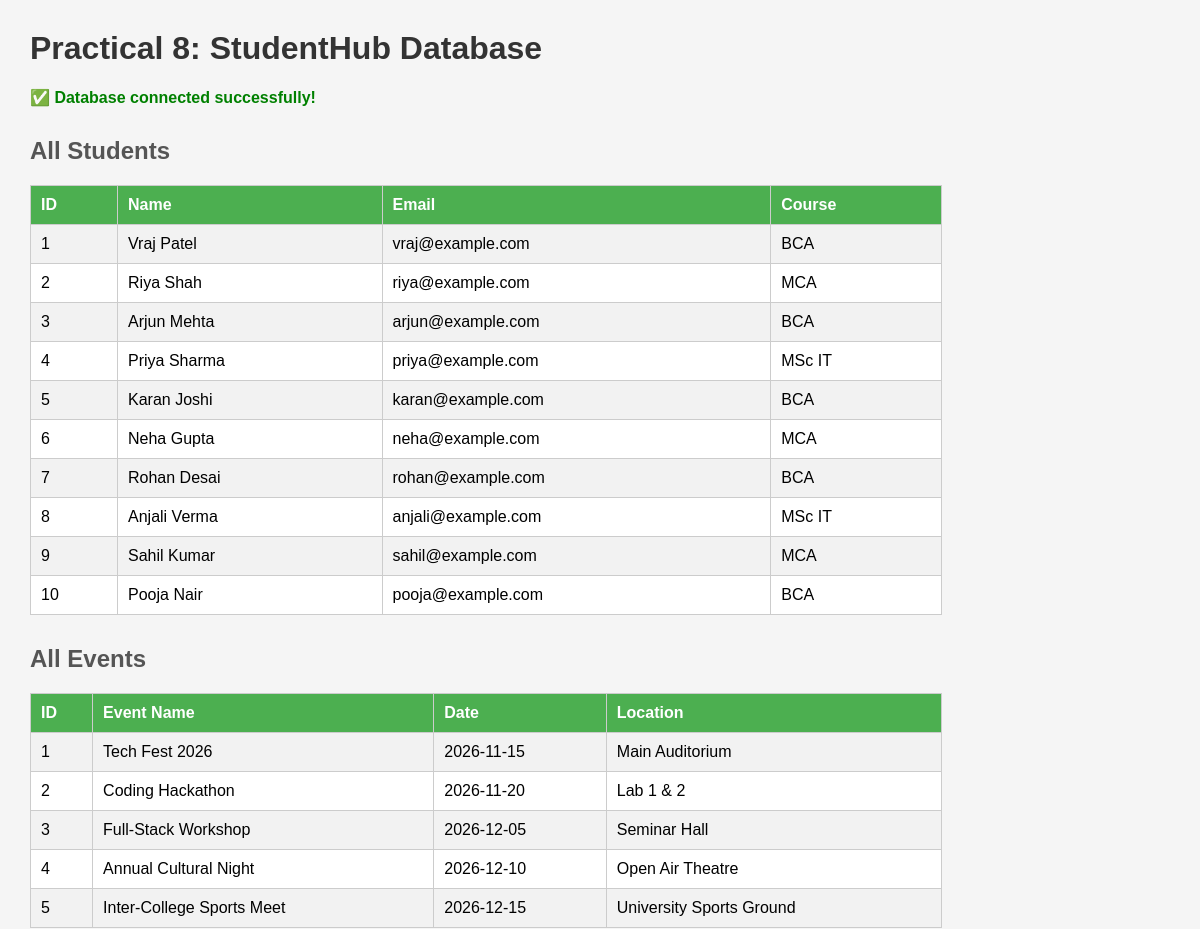
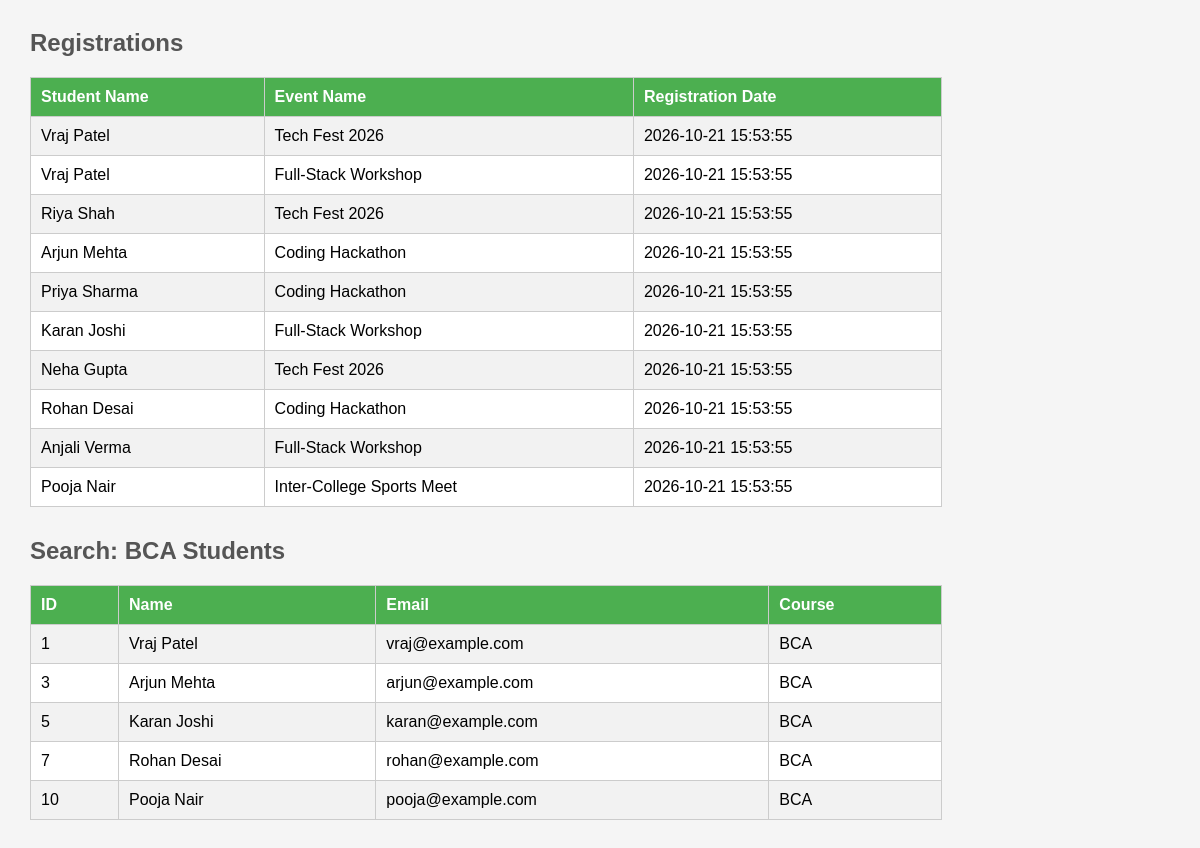
/practical8/index.php, run on the app's committed database (2 pictures, top to bottom).
### tables this page shows
CREATE TABLE students (
    student_id INT PRIMARY KEY AUTO_INCREMENT,
    name VARCHAR(100) NOT NULL,
    email VARCHAR(100) UNIQUE NOT NULL,
    course VARCHAR(50),
    phone VARCHAR(15),
    status ENUM('active','inactive') DEFAULT 'active',
    created_at TIMESTAMP DEFAULT CURRENT_TIMESTAMP
);

CREATE TABLE events (
    event_id INT PRIMARY KEY AUTO_INCREMENT,
    event_name VARCHAR(100) NOT NULL,
    event_date DATE NOT NULL,
    location VARCHAR(100),
    description TEXT,
    category VARCHAR(50) DEFAULT 'General',
    status ENUM('open','closed') DEFAULT 'open',
    poster VARCHAR(255) DEFAULT NULL,
    created_at TIMESTAMP DEFAULT CURRENT_TIMESTAMP
);

CREATE TABLE registrations (
    reg_id INT PRIMARY KEY AUTO_INCREMENT,
    student_id INT NOT NULL,
    event_id INT NOT NULL,
    reg_date TIMESTAMP DEFAULT CURRENT_TIMESTAMP,
    FOREIGN KEY (student_id) REFERENCES students(student_id) ON DELETE CASCADE,
    FOREIGN KEY (event_id) REFERENCES events(event_id) ON DELETE CASCADE
);

### practical8/index.php (the view, shortened to what this page needs)
<!DOCTYPE html>
<html>
<head>
</head>
<body>
<h1>Practical 8: StudentHub Database</h1>
<?php
require_once 'db.php';
echo '<p class="success">✅ Database connected successfully!</p>';
echo "<h2>All Students</h2>";
$stmt = $conn->prepare("SELECT * FROM students");
$stmt->execute();
$students = $stmt->fetchAll(PDO::FETCH_ASSOC);
echo "<table>";
echo "<tr><th>ID</th><th>Name</th><th>Email</th><th>Course</th></tr>";
foreach ($students as $row) {
    echo "<tr>";
    echo "<td>" . $row['student_id'] . "</td>";
    echo "<td>" . $row['name'] . "</td>";
    echo "<td>" . $row['email'] . "</td>";
    echo "<td>" . $row['course'] . "</td>";
    echo "</tr>";
}
echo "</table>";
echo "<h2>All Events</h2>";
$stmt = $conn->prepare("SELECT * FROM events");
$stmt->execute();
$events = $stmt->fetchAll(PDO::FETCH_ASSOC);
echo "<table>";
echo "<tr><th>ID</th><th>Event Name</th><th>Date</th><th>Location</th></tr>";
foreach ($events as $row) {
    echo "<tr>";
    echo "<td>" . $row['event_id'] . "</td>";
    echo "<td>" . $row['event_name'] . "</td>";
    echo "<td>" . $row['event_date'] . "</td>";
    echo "<td>" . $row['location'] . "</td>";
    echo "</tr>";
}
echo "</table>";
echo "<h2>Registrations</h2>";
$stmt = $conn->prepare("SELECT s.name, e.event_name, r.reg_date
                         FROM registrations r
                         JOIN students s ON r.student_id = s.student_id
                         JOIN events e ON r.event_id = e.event_id");
$stmt->execute();
$regs = $stmt->fetchAll(PDO::FETCH_ASSOC);
echo "<table>";
echo "<tr><th>Student Name</th><th>Event Name</th><th>Registration Date</th></tr>";
foreach ($regs as $row) {
    echo "<tr>";
    echo "<td>" . $row['name'] . "</td>";
    echo "<td>" . $row['event_name'] . "</td>";
    echo "<td>" . $row['reg_date'] . "</td>";
    echo "</tr>";
}
echo "</table>";
echo "<h2>Search: BCA Students</h2>";
$course = "BCA";
$stmt = $conn->prepare("SELECT * FROM students WHERE course = :course");
$stmt->bindParam(':course', $course);
$stmt->execute();
$results = $stmt->fetchAll(PDO::FETCH_ASSOC);
echo "<table>";
echo "<tr><th>ID</th><th>Name</th><th>Email</th><th>Course</th></tr>";
foreach ($results as $row) {
    echo "<tr>";
    echo "<td>" . $row['student_id'] . "</td>";
    echo "<td>" . $row['name'] . "</td>";
    echo "<td>" . $row['email'] . "</td>";
    echo "<td>" . $row['course'] . "</td>";
    echo "</tr>";
}
echo "</table>";
?>
</body>
</html>

### practical8/index.php (style rules this page uses)
body { font-family: Arial; margin: 30px; background: #f5f5f5; }
h1 { color: #333; }
h2 { color: #555; margin-top: 30px; }
.success { color: green; font-weight: bold; }
table { border-collapse: collapse; width: 80%; margin-top: 10px; background: white; }
th, td { border: 1px solid #ccc; padding: 10px; text-align: left; }
th { background: #4CAF50; color: white; }
tr:nth-child(even) { background: #f2f2f2; }

### data on the page
students: student_id "1", name "Vraj Patel", email "vraj@example.com", course "BCA"
students: student_id "2", name "Riya Shah", email "riya@example.com", course "MCA"
students: student_id "3", name "Arjun Mehta", email "arjun@example.com", course "BCA"
students: student_id "4", name "Priya Sharma", email "priya@example.com", course "MSc IT"
students: student_id "5", name "Karan Joshi", email "karan@example.com", course "BCA"
students: student_id "6", name "Neha Gupta", email "neha@example.com", course "MCA"
students: student_id "7", name "Rohan Desai", email "rohan@example.com", course "BCA"
students: student_id "8", name "Anjali Verma", email "anjali@example.com", course "MSc IT"
students: student_id "9", name "Sahil Kumar", email "sahil@example.com", course "MCA"
students: student_id "10", name "Pooja Nair", email "pooja@example.com", course "BCA"
events: event_id "1", event_name "Tech Fest 2026", event_date "2026-11-15", location "Main Auditorium"
events: event_id "2", event_name "Coding Hackathon", event_date "2026-11-20", location "Lab 1 & 2"
events: event_id "3", event_name "Full-Stack Workshop", event_date "2026-12-05", location "Seminar Hall"
events: event_id "4", event_name "Annual Cultural Night", event_date "2026-12-10", location "Open Air Theatre"
events: event_id "5", event_name "Inter-College Sports Meet", event_date "2026-12-15", location "University Sports Ground"
registrations: student.name "Vraj Patel", event.event_name "Tech Fest 2026", reg_date "2026-10-21 15:53:55"
registrations: student.name "Vraj Patel", event.event_name "Full-Stack Workshop", reg_date "2026-10-21 15:53:55"
registrations: student.name "Riya Shah", event.event_name "Tech Fest 2026", reg_date "2026-10-21 15:53:55"
registrations: student.name "Arjun Mehta", event.event_name "Coding Hackathon", reg_date "2026-10-21 15:53:55"
registrations: student.name "Priya Sharma", event.event_name "Coding Hackathon", reg_date "2026-10-21 15:53:55"
registrations: student.name "Karan Joshi", event.event_name "Full-Stack Workshop", reg_date "2026-10-21 15:53:55"
registrations: student.name "Neha Gupta", event.event_name "Tech Fest 2026", reg_date "2026-10-21 15:53:55"
registrations: student.name "Rohan Desai", event.event_name "Coding Hackathon", reg_date "2026-10-21 15:53:55"
registrations: student.name "Anjali Verma", event.event_name "Full-Stack Workshop", reg_date "2026-10-21 15:53:55"
registrations: student.name "Pooja Nair", event.event_name "Inter-College Sports Meet", reg_date "2026-10-21 15:53:55"
